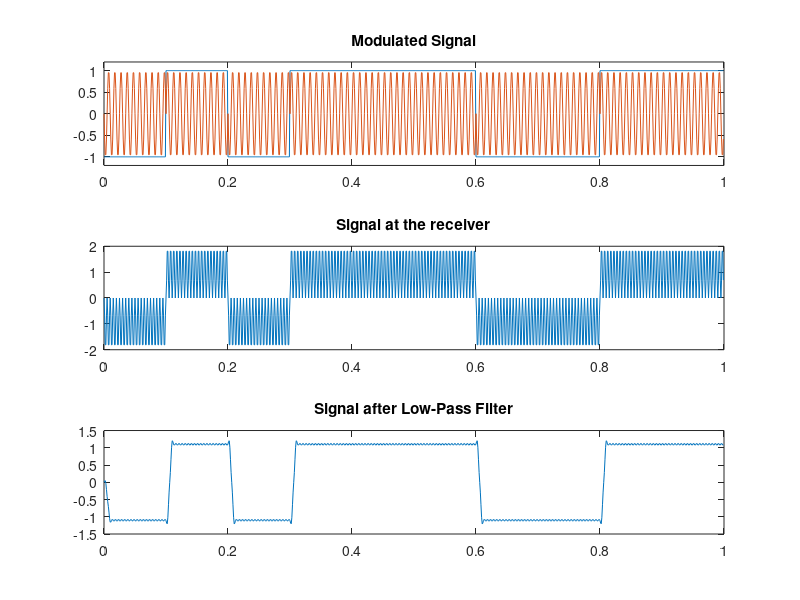
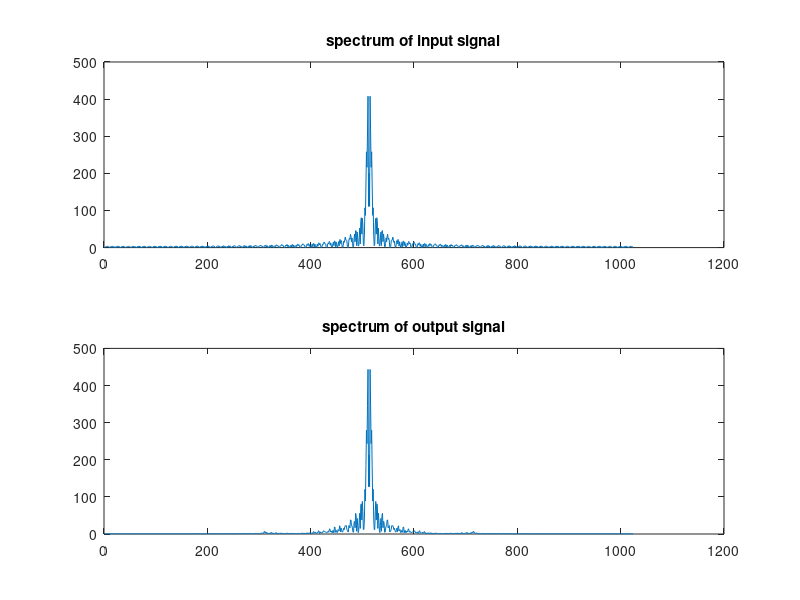

Reproduce these figures in MATLAB, in order.
% **********************************************************
% Laboratory Assignment #2
% 
% **********************************************************
clear;

% ***** Define signal parameters ***************************
Fs = 1000;						% Sampling Frequency
t = 0:1/Fs:1-1/Fs;				% time sequence
P = 1024;						% FFT points

%***** carrier Signal **************************************
Fc = 100;
x = sin(2*pi*Fc*t);

%***** Message Signal **************************************
Fm = 5;
%m = square(2*pi*Fm*t);
m = [-ones(1, 100) ones(1, 100) -ones(1, 100) ones(1, 300) -ones(1, 200) ones(1, 200)];

%***** Modulated Signal ************************************
y= x.*m;

%***** Demodulation ****************************************
z = y .* 2 .* x;

% ***** Create a low-pass filter ***************************
%B = remez(12,[0 0.1 0.25 1], [1 1 0 0]);
B = firpm(12,[0 0.1 0.25 1], [1 1 0 0]);

w = filter(B, 1, z);

%***** Plot Signal *****************************************
figure(1);
subplot(3,1,1), plot(t, m, t, y);
title('Modulated Signal');
axis([0 1 -1.2 1.2]);
subplot(3,1,2), plot(t, z);
title('Signal at the receiver');
subplot(3,1,3), plot(t, w);
title('Signal after Low-Pass Filter');

figure(2)
subplot(2,1,1), plot(fftshift(abs(fft(m,P))));
title('spectrum of input signal');
subplot(2,1,2), plot(fftshift(abs(fft(w,P))));
title('spectrum of output signal');
